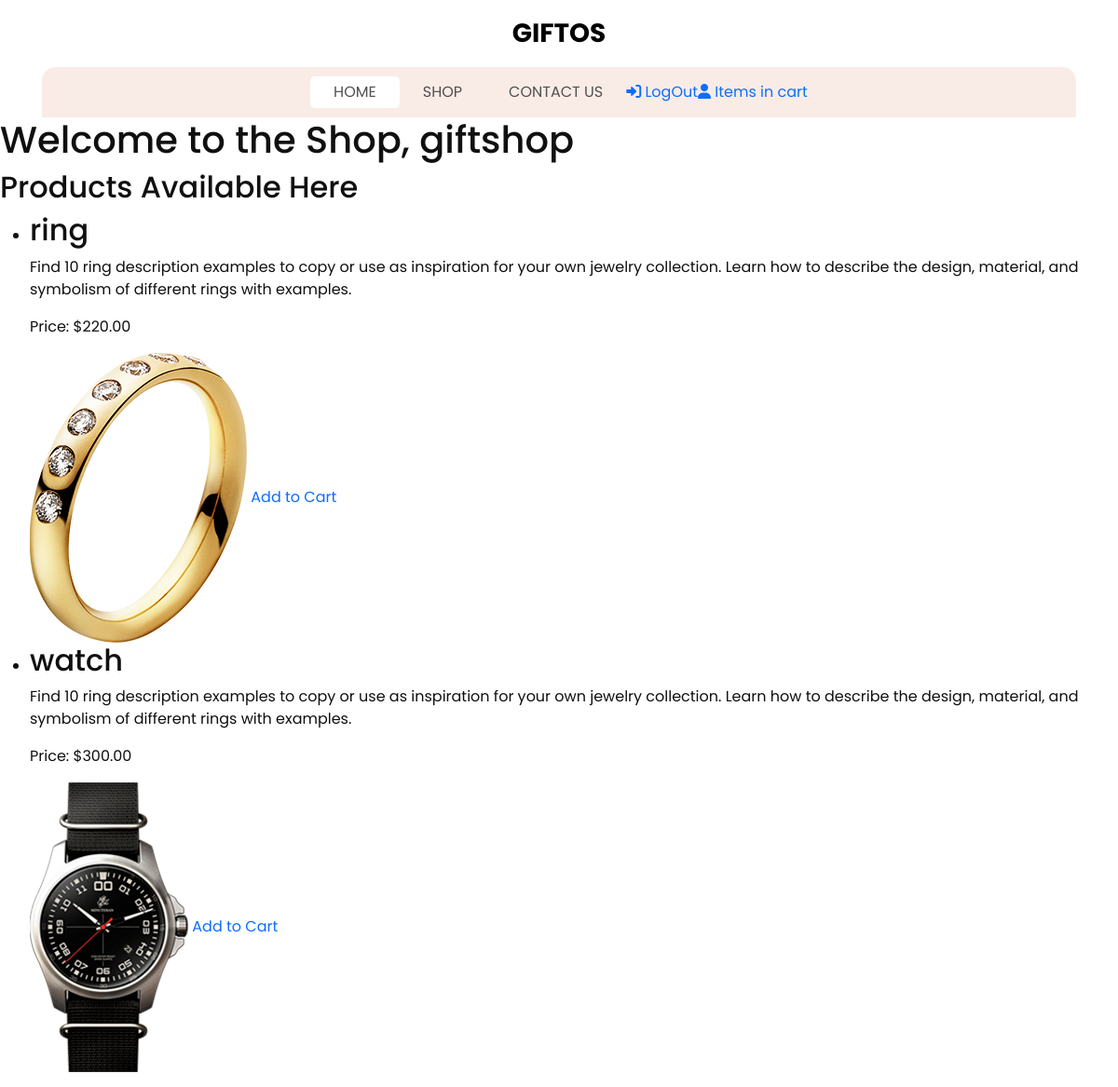
/shop/ (signed in), run on the app's committed database.
### giftapp/models.py (models this page shows, shortened)
class Product(models.Model):
    name = models.CharField(max_length=100)
    description = models.TextField()
    price = models.DecimalField(max_digits=10, decimal_places=2)
    image = models.ImageField(upload_to='products/',default="")

### giftapp/views.py (the view)
# urls.py: path('shop/',views.shop,name='shop'),
def shop(request):
    username=request.session.get('username')
    try:
        if username is not None:
            products=Product.objects.all()
            return render(request,'shop.html',{'products':products,'username':username})
        else:
            return render(request,'login.html')
    except Exception:
        return redirect(login)

### templates/shop.html
{% load static %}
{% include 'main.html'%}
{% include 'header.html'%}
<body>
{% if username %}
    <h1>Welcome to the Shop, {{ username }}</h1>
    <h2>Products Available Here</h2>
    <ul>
    {% for product in products %}
        <li>
            <h2>{{ product.name }}</h2>
            <p>{{ product.description }}</p>
            <p>Price: ${{ product.price }}</p>
            <img src="{{ product.image.url }}" alt="{{ product.name }}">
            <a href="{% url 'add_to_cart' product.id %}">Add to Cart</a>
        </li>
    {% empty %}
    <p>No products available   </p>
    {% endfor %}
    </ul>
{% else %}
    <p>You need to be logged in to view the shop.</p>
    <a href="{% url 'login' %}">Login</a>
{% endif %}
</body>

### static/css/style.css (style rules this page uses)
body { font-family: "poppins", sans-serif; color: #101010; background-color: #ffffff; }
a, a:hover, a:focus { text-decoration: none; }

### data on the page
Product: name "ring", description "Find 10 ring description examples to copy or use as inspiration for your own jewelry collection. Learn how to describe the design, material, and symbolism of different rings with examples.", price "220.00", image (picture)
Product: name "watch", description "Find 10 ring description examples to copy or use as inspiration for your own jewelry collection. Learn how to describe the design, material, and symbolism of different rings with examples.", price "300.00", image (picture)

### other printed values
{{ username }} "giftshop"
